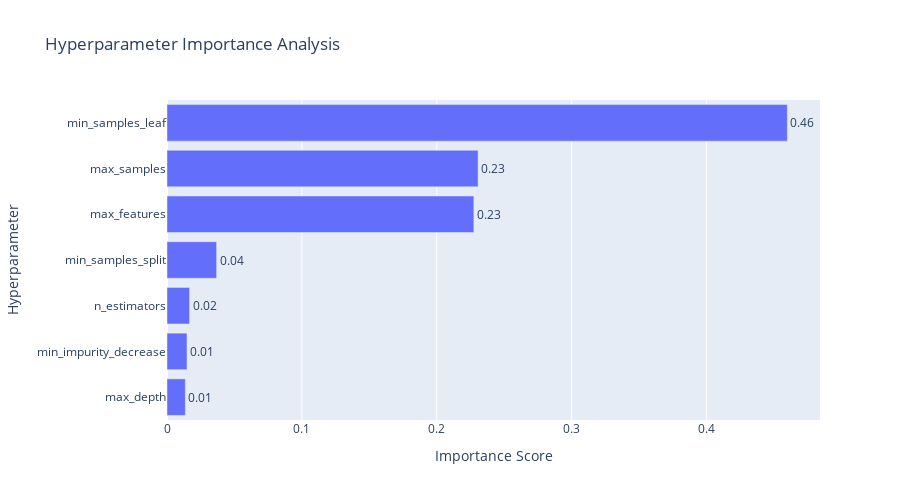

Notebook cell for this chart:
### Markdown cell above
---
## 8. 視覺化 2：超參數重要性分析

分析哪些超參數對模型性能影響最大，幫助理解模型行為。

### Code cell
fig = plot_param_importances(study)
fig.update_layout(
    title="Hyperparameter Importance Analysis",
    xaxis_title="Importance Score",
    yaxis_title="Hyperparameter",
    width=900,
    height=500
)
fig.show()

# 儲存圖片
fig.write_image(FIG_DIR / 'optuna_param_importances.png', width=900, height=500)
print(f"✓ 圖片已儲存: {FIG_DIR / 'optuna_param_importances.png'}")

### Figure 1 — Plotly figure (JSON) as saved in the notebook; plotly's stock layout.template omitted (floating-point values rounded to 4 significant figures)
{"data": [{"cliponaxis": false, "hovertemplate": ["max_depth (IntDistribution): 0.013602849485027414<extra></extra>", "min_impurity_decrease (FloatDistribution): 0.014841180766915148<extra></extra>", "n_estimators (IntDistribution): 0.016747441624639224<extra></extra>", "min_samples_split (IntDistribution): 0.036793157358031986<extra></extra>", "max_features (CategoricalDistribution): 0.22748926439502817<extra></extra>", "max_samples (FloatDistribution): 0.23063903880736478<extra></extra>", "min_samples_leaf (IntDistribution): 0.4598870675629932<extra></extra>"], "name": "Objective Value", "orientation": "h", "text": ["0.01", "0.01", "0.02", "0.04", "0.23", "0.23", "0.46"], "textposition": "outside", "type": "bar", "x": [0.0136, 0.01484, 0.01675, 0.03679, 0.2275, 0.2306, 0.4599], "y": ["max_depth", "min_impurity_decrease", "n_estimators", "min_samples_split", "max_features", "max_samples", "min_samples_leaf"]}], "layout": {"height": 500, "title": {"text": "Hyperparameter Importance Analysis"}, "width": 900, "xaxis": {"title": {"text": "Importance Score"}}, "yaxis": {"title": {"text": "Hyperparameter"}}}}
